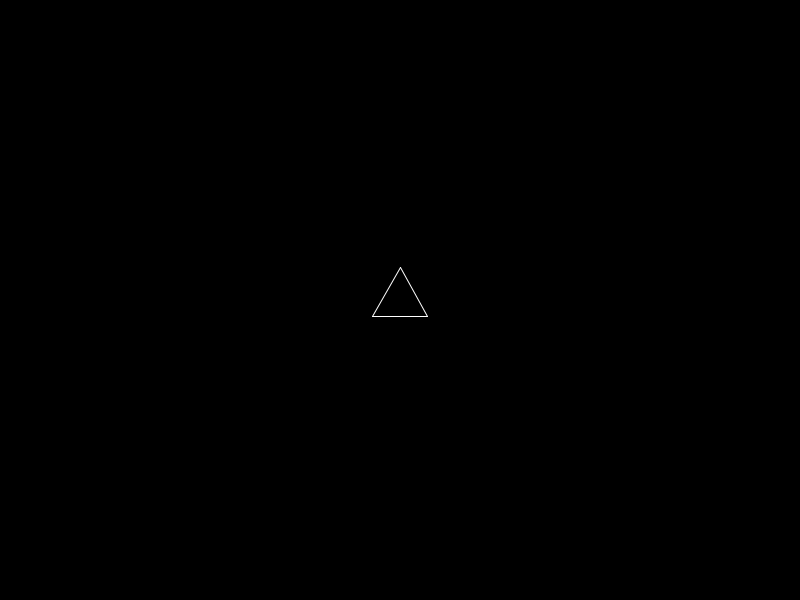
Frame 1 (no input)
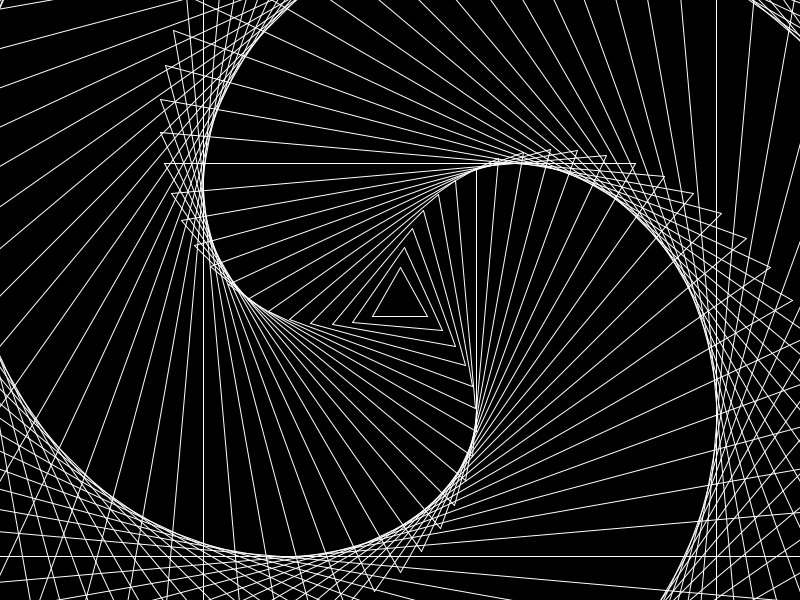
Frame 60 (the mouse pressed at the canvas centre just before this capture)
Frame 120 (the mouse held since frame 60 and released just before this capture): identical to frame 60, image omitted

The Processing sketch that drew these frames (run headless with seeded random() and noise(); from frame 60 on, the mouse is pressed at the canvas centre):

// Processing sketch: expanding_triangle_20180926
// ── expanding_triangle_20180926.pde
//拡大する正三角形を生成

int lineWidth;    //線の太さ
color lineColor;  //線の色
PVector centerPoint;  //三角形の中心点
float radius = random(0,50); //最初の三角形が収まる円の半径
int rotate = 0;  //三角形の角度
int rotateInitialValue = 0;  //三角形の角度の初期値

PVector firstPoint;
PVector secondPoint;
PVector thirdPoint;

void setup() {
  size(800,600);
  //fullScreen();
  background(#000000);
  frameRate(100);

  centerPoint = new PVector(0, 0);
  stroke(color(255, 255, 255));
  strokeWeight(1);
}

void drawTriangle() {
  translate(width/2, height/2);
  rotate(radians(rotate + rotateInitialValue));

  //background(#000000);
  firstPoint = new PVector( centerPoint.x, centerPoint.y - radius );
  secondPoint = new PVector( sin(radians(60)) * radius, centerPoint.y + cos(radians(60)) * radius );
  thirdPoint = new PVector( sin(radians(60)) * radius * -1, centerPoint.y + cos(radians(60)) * radius );

  //point(0,0);
  line( firstPoint.x, firstPoint.y, secondPoint.x, secondPoint.y );
  line( secondPoint.x, secondPoint.y, thirdPoint.x, thirdPoint.y );
  line( thirdPoint.x, thirdPoint.y, firstPoint.x, firstPoint.y );
  radius += 20;
  rotate += 5;
}

void draw() {
  drawTriangle();
  
  println("radius："+ radius);
  println("rotate："+ rotate);

  
}

//本当は、もし三角が画面をはみ出したらにしたい
void keyReleased(){
  if ( key == '1' ) {
    radius = random(0,50);
    rotate = 0;
    
    rotateInitialValue += 30;
    drawTriangle();
  }
  //背面をリセットして描画
  else if ( key == '0' ) {
    background(#000000);
    drawTriangle();
  }
}
